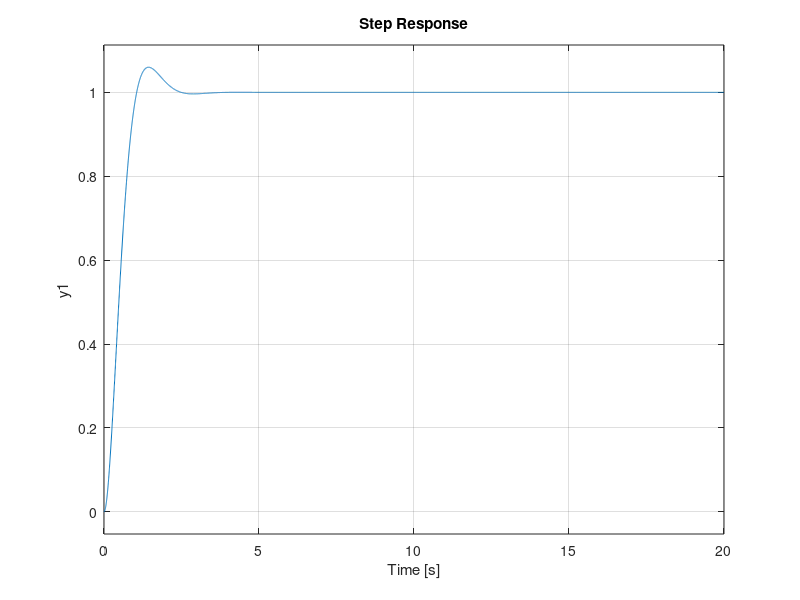

Here is the MATLAB script that generated this plot:
s=tf('s')
A=[-0.2 -1;1 0];
B=[0.5;0];
C=[0 1];
D=0;

M_r=ctrb(A,B);
rank_mr=rank(M_r);

s=0.06;
ts=2;
alpha=2;

zeta=(abs(log(s)))/(sqrt(pi^2+log(s)^2));
wn=log((alpha/100)^-1)/(zeta*ts);

lambda_1=-zeta*wn+j*wn*sqrt(1-zeta^2);
lambda_2=-zeta*wn-j*wn*sqrt(1-zeta^2);

lambda_des=[lambda_1 lambda_2];

K=place(A,B,lambda_des);

sys_N=ss(A-B*K,B,C,D);
N=1/dcgain(sys_N);

sys_controller=ss(A-B*K,B*N,C,D);

t_sim=linspace(0,20,10000);
step(sys_controller,t_sim);
%b
%analytic expression is 
%u(t)=-Kx(t)+Nr(t)